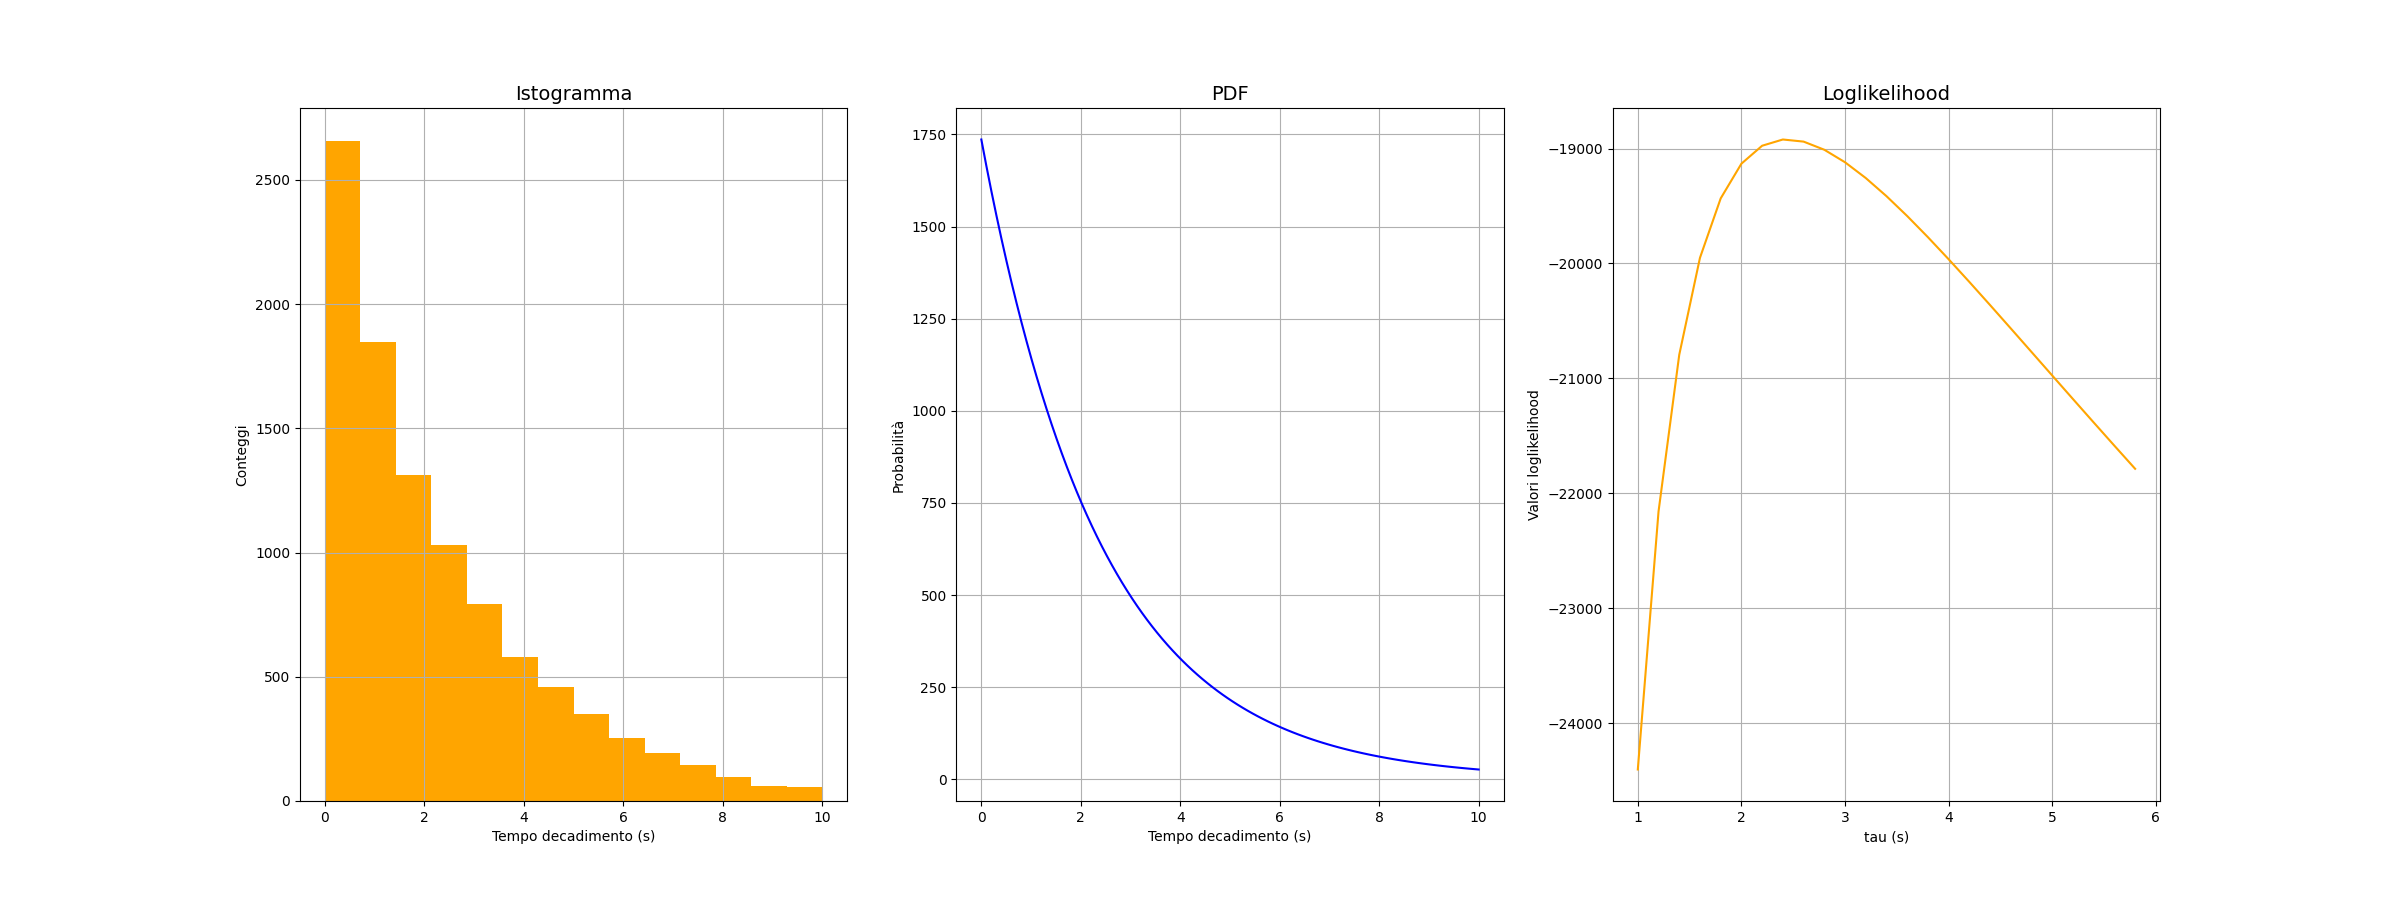

Python code for this plot:
'''
Esercizio 9.1 
Scrivi un programma che generi numeri pseudo-casuali distribuiti secondo una funzione esponenziale e li memorizzi in un elenco.

9.10.2. Esercizio 9.2 
Aggiungere al programma precedente il codice sorgente che riempie un istogramma con i numeri presenti nell'elenco in cui 
sono stati trasferiti e visualizza l'istogramma sullo schermo.

9.10.3. Esercizio 9.3 
Scrivere un programma che traccia il grafico della distribuzione di probabilità esponenziale con un parametro fisso t_0 .

9.10.4. Esercizio 9.4 
Scrivere una funzione likelihoodche calcoli la verosimiglianza al variare del parametro t_0, per un campione di eventi pseudo-casuali 
generati secondo le istruzioni dell'esercizio 1.

In che modo il risultato dipende dal numero di eventi nel campione?

9.10.5. Esercizio 9.5 
Scrivi una funzione loglikelihood che calcola il logaritmo della verosimiglianza al variare del parametro t_0, per un campione di 
eventi pseudo-casuali generati secondo le istruzioni dell'Esercizio 1. 
Ricorda che il logaritmo della verosimiglianza è definito solo quando la verosimiglianza è strettamente positiva.
'''

import numpy as np
import matplotlib.pyplot as plt

from library import rand_exp_inversa, sturges, loglikelihood

# funzione esponenziale

def funz_exp (x, t_0) :
    return (1 / t_0) * np.exp(- (x / t_0))

def main() :

    N = 10000  # numero di numeri pseudocasuali da generare
    t_0 = 2.4
    elenco_pseudocasual = []

    x_min = 0.
    x_max = 10.

    for _ in range (N):
        elenco_pseudocasual.append (rand_exp_inversa (t_0))

    tau_list = []
    array_var_loglikelihoo = []
    for t in np.arange (1, 6, 0.2) :
        var_loglikelihood = loglikelihood (elenco_pseudocasual, funz_exp, t)
        tau_list.append (t)
        array_var_loglikelihoo.append (var_loglikelihood)


    Nbin = sturges (N)

    x_axis = np.linspace (x_min, x_max, 100)
    bin_edges = np.linspace (0., 10., Nbin)  # Regola la dimensione dei bin

    fig, ax = plt.subplots(nrows=1, ncols=3, figsize = (24, 9))

    ax[0].hist (elenco_pseudocasual, bins=bin_edges, color='orange')
    ax[0].set_title ('Istogramma', size=14)
    ax[0].set_xlabel ('Tempo decadimento (s)')
    ax[0].set_ylabel ('Conteggi')
    ax[0].grid ()

    ax[1].plot (x_axis, (N/t_0)*funz_exp(x_axis, t_0), label="PDF", color="blue")
    ax[1].set_title ('PDF', size=14)
    ax[1].set_xlabel ('Tempo decadimento (s)')
    ax[1].set_ylabel ('Probabilità')
    ax[1].grid ()

    ax[2].plot (tau_list, array_var_loglikelihoo, color = "orange")
    ax[2].set_title ('Loglikelihood', size=14)
    ax[2].set_xlabel ('tau (s)')
    ax[2].set_ylabel ('Valori loglikelihood')
    ax[2].grid ()

    plt.savefig ('es9_4.png')

if __name__ == "__main__" :
    main()
